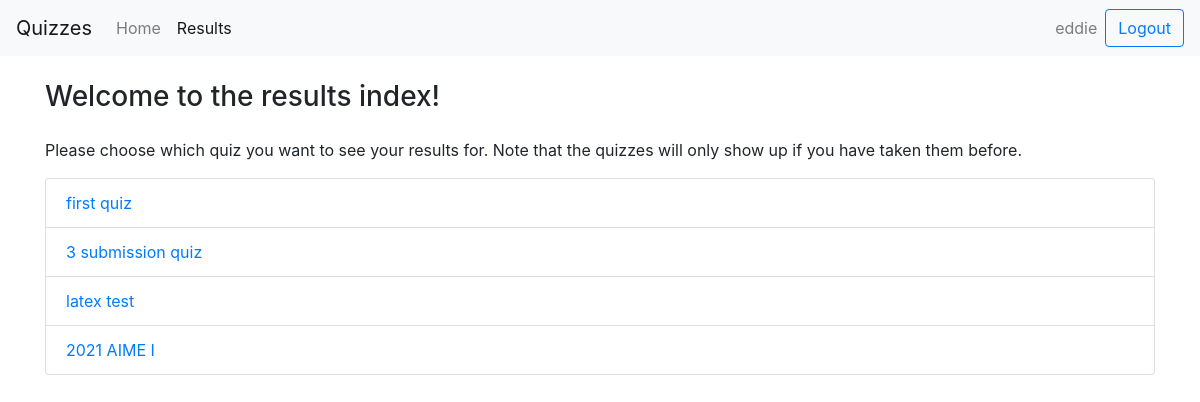
The page /results/ (signed in) on the database its author committed.
### quiz/models.py (models this page shows, shortened)
class Quiz(models.Model):
    name = models.CharField(max_length=1000)
    description = models.CharField(max_length=300, default = "")
    max_subs = models.IntegerField(default = 99999)
    is_18_plus = models.BooleanField(default = False)

### quiz/views.py (the view, shortened to what this page needs)
# urls.py: path('results/', views.ResultsView.as_view(), name = 'results'),
class ResultsView(View):
    def get(self, request):
        if not(request.user.is_authenticated):
            return HttpResponseRedirect(reverse('quiz:index'))
        template = loader.get_template('quiz/results.html')
        quizzes = []
        for quiz in Quiz.objects.all():
            past_subs = Submission.objects.filter(user = request.user, \
            question__quiz = quiz, final_sub = True)
            if past_subs.count() != 0:
                quizzes.append(quiz)
        context = {
            'quizzes': quizzes,
        }
        return HttpResponse(template.render(context, request))

### quiz/templates/quiz/results.html (shortened to what this page needs)
{% load static %}
<!DOCTYPE html>
<html>
  <head>
      <link rel="stylesheet" href="https://maxcdn.bootstrapcdn.com/bootstrap/4.4.1/css/bootstrap.min.css" />
      <link rel="stylesheet" type="text/css" href="{% static 'quiz/style.css' %}">
  </head>
  <body>
    <div class = "container-fluid">
      <nav class="navbar navbar-expand-lg navbar-light bg-light">
        <a class="navbar-brand" href="/">Quizzes</a>
        <div class="collapse navbar-collapse" id="navbarSupportedContent">
          <ul class="navbar-nav mr-auto">
            <li class="nav-item">
              <a class="nav-link" href="/">Home</a>
            </li>
            <li class="nav-item active">
              <a class="nav-link" href="">Results</a>
            </li>
          </ul>
          <ul class="navbar-nav ml-auto">
            <span class="navbar-text mx-2">
              {{ user.username }}
            </span>
            <form method = "POST" class="form-inline my-2 my-lg-0">
              <button class="btn btn-outline-primary my-2 my-sm-0" type="submit" name = "logout">Logout</button>
            </form>
          </ul>
        </div>
      </nav>
    </div>
    <div class = "container">
      <div class = "page-header my-4">
        <h3>Welcome to the results index!</h3>
      </div>
      <p>Please choose which quiz you want to see your results for.
      Note that the quizzes will only show up if you have taken them before.</p>
      <ul class = "list-group">
        {% for quiz in quizzes %}
          <li class = "list-group-item"><a href = {{quiz.id}}>{{quiz.name}}</a></li>
        {% endfor %}
      </ul>
    </div>
  </body>
</html>

### quiz/static/quiz/style.css (style rules this page uses)
.navbar { margin-left: -15px; margin-right: -15px; }

### rows shown on the page
Quiz: name "first quiz"
Quiz: name "3 submission quiz"
Quiz: name "latex test"
Quiz: name "2021 AIME I"

### other values the page prints
{{ user.username }} "eddie"
